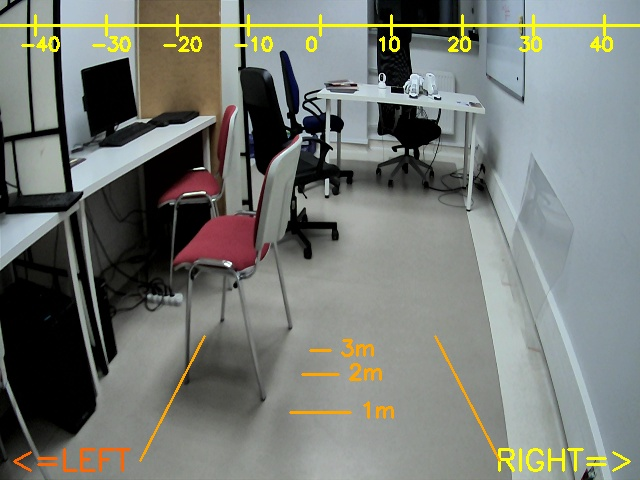
#> input picture chapter9/gemini-xlerobot-navigation/validation/reference_inputs/xlerobot_llm_guide_frame.jpg, 640 x 480 px
$ python plan_saved_frame.py --image validation/reference_inputs/xlerobot_llm_guide_frame.jpg --output out.png --annotated-image validation/reference_inputs/xlerobot_llm_guide_frame.jpg
#> lines starting #> are read from the running program, lines starting #| are printed output that depends on the picture
#!/usr/bin/env python3
"""Call Gemini Robotics-ER on one saved frame without executing robot tools."""

from __future__ import annotations

import argparse
import hashlib
import importlib.metadata
import json
import math
import os
import shutil
import traceback
import time
from datetime import datetime, timezone
from pathlib import Path

from PIL import Image, ImageDraw

MODEL = "gemini-robotics-er-1.5-preview"
TOOLS = ("move_forward", "turn_left", "turn_right")


def sha256(path: Path) -> str:
    digest = hashlib.sha256()
    with path.open("rb") as handle:
        for chunk in iter(lambda: handle.read(1024 * 1024), b""):
            digest.update(chunk)
    return digest.hexdigest()


def annotate_frame(source: Path, target: Path, fov_degrees: float) -> None:
#> called with fov_degrees = 90
    image = Image.open(source).convert("RGB")
#> image is the input picture: PIL image 640x480 RGB; mean R, G, B 118.4, 122.1, 116.1
    draw = ImageDraw.Draw(image, "RGBA")
    width, height = image.size
#> width = 640; height = 480
    horizon = int(height * 0.78)
#> horizon = 374
    center_x = width / 2
#> center_x = 320
    for angle in range(-int(fov_degrees // 2), int(fov_degrees // 2) + 1, 10):
        x = center_x + (angle / fov_degrees) * width
        draw.line([(center_x, horizon), (x, 0)], fill=(255, 230, 0, 150), width=max(1, width // 500))
        draw.text((max(0, min(width - 36, x - 12)), 4), f"{angle:+d}°", fill=(255, 230, 0, 255))
    draw.line([(center_x, 0), (center_x, height)], fill=(255, 60, 60, 190), width=max(1, width // 350))
    target.parent.mkdir(parents=True, exist_ok=True)
    image.save(target, format="PNG")
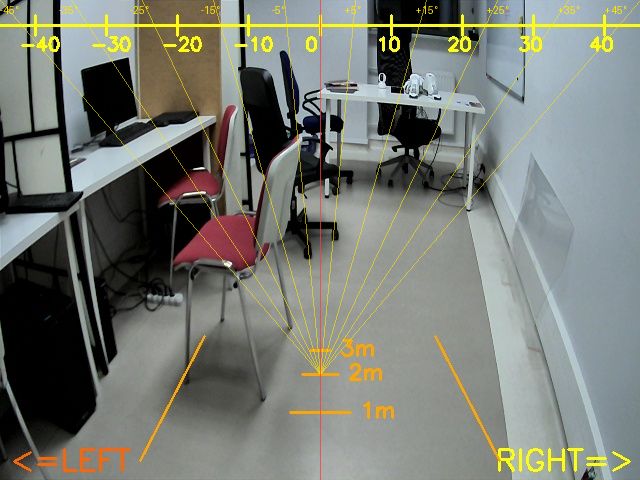
#> saved as xlerobot_llm_guide_frame.jpg: PIL image 640x480 RGB; mean R, G, B 119.7, 122.9, 115.1


def main() -> int:
    parser = argparse.ArgumentParser(description=__doc__)
    parser.add_argument("--image", type=Path, required=True, help="saved RGB frame; no camera is opened")
    parser.add_argument("--output", type=Path, required=True)
    parser.add_argument("--annotated-image", type=Path, required=True)
    parser.add_argument("--fov-degrees", type=float, default=90.0)
    parser.add_argument("--task", default="find the kitchen and go there")
    parser.add_argument("--input-source-url")
    parser.add_argument("--input-source-commit")
    parser.add_argument("--already-annotated", action="store_true", help="preserve an upstream frame that already contains an angular scale")
    args = parser.parse_args()
    if not args.image.is_file():
        parser.error(f"image does not exist: {args.image}")
    if not 0 < args.fov_degrees <= 180 or not math.isfinite(args.fov_degrees):
        parser.error("--fov-degrees must be in (0, 180]")

    if args.already_annotated:
        args.annotated_image.parent.mkdir(parents=True, exist_ok=True)
        shutil.copyfile(args.image, args.annotated_image)
        annotation_mode = "upstream_existing"
    else:
        annotate_frame(args.image, args.annotated_image, args.fov_degrees)
        annotation_mode = "companion_overlay"
    base = {
        "schema_version": "1.0",
        "experiment_id": "9-9",
        "kind": "non_actuating_saved_frame_plan",
        "acceptance_scope": "reference_input_api_validation_only_not_navigation_evidence",
        "model": MODEL,
        "task": args.task,
        "tools_declared_but_not_executed": list(TOOLS),
        "input_image": {"path": str(args.image), "sha256": sha256(args.image)},
        "annotated_image": {"path": str(args.annotated_image), "sha256": sha256(args.annotated_image), "fov_degrees": args.fov_degrees, "annotation_mode": annotation_mode},
        "input_provenance": {"source_url": args.input_source_url, "source_commit": args.input_source_commit},
        "actuation_attempted": False,
    }
    key_alias = "GEMINI_API_KEY" if os.environ.get("GEMINI_API_KEY") else "GOOGLE_API_KEY" if os.environ.get("GOOGLE_API_KEY") else None
    if not key_alias:
        base.update({"status": "blocked", "blocker": "Neither GEMINI_API_KEY nor GOOGLE_API_KEY is set", "api_call_attempted": False})
        args.output.parent.mkdir(parents=True, exist_ok=True)
        args.output.write_text(json.dumps(base, indent=2) + "\n", encoding="utf-8")
        print(f"BLOCKED: wrote {args.output} sha256={sha256(args.output)}")
        return 2

    from google import genai
    from google.genai import types

    declarations = [
        types.FunctionDeclaration(
            name=name,
            description={
                "move_forward": "Move the robot forward by one safe navigation increment.",
                "turn_left": "Turn the robot left by one safe navigation increment.",
                "turn_right": "Turn the robot right by one safe navigation increment.",
            }[name],
            parameters_json_schema={"type": "object", "properties": {}, "additionalProperties": False},
        )
        for name in TOOLS
    ]
    prompt = (
        f"Task: {args.task}. Inspect this angularly annotated robot-camera frame. "
        "Choose exactly one declared navigation tool and explain the visible cue. "
        "Do not claim that any physical action has occurred."
    )
    sdk_version = importlib.metadata.version("google-genai")
    client = genai.Client(api_key=os.environ[key_alias])
    image_bytes = args.annotated_image.read_bytes()
    started_at = datetime.now(timezone.utc).isoformat()
    start = time.perf_counter()
    model_lookup = None
    try:
        model_info = client.models.get(model=MODEL)
        model_lookup = model_info.model_dump(mode="json") if hasattr(model_info, "model_dump") else {"name": getattr(model_info, "name", None)}
        response = client.models.generate_content(
            model=MODEL,
            contents=[types.Part.from_bytes(data=image_bytes, mime_type="image/png"), prompt],
            config=types.GenerateContentConfig(tools=[types.Tool(function_declarations=declarations)], temperature=0),
        )
    except Exception as exc:
        elapsed_ms = (time.perf_counter() - start) * 1000
        base.update({
            "status": "blocked",
            "api_call_attempted": True,
            "api_key_alias_used": key_alias,
            "started_at": started_at,
            "ended_at": datetime.now(timezone.utc).isoformat(),
            "latency_ms": round(elapsed_ms, 3),
            "google_genai_version": sdk_version,
            "model_lookup": model_lookup,
            "provider_error": {"type": type(exc).__name__, "message": str(exc), "traceback": traceback.format_exc()},
            "token_usage": None,
            "estimated_cost_usd": None,
            "cost_note": "No successful response; no provider-reported token usage was available.",
        })
        args.output.parent.mkdir(parents=True, exist_ok=True)
        args.output.write_text(json.dumps(base, indent=2) + "\n", encoding="utf-8")
        print(f"BLOCKED: exact model call failed; wrote {args.output} sha256={sha256(args.output)}")
        return 2

    elapsed_ms = (time.perf_counter() - start) * 1000
    raw = response.model_dump(mode="json") if hasattr(response, "model_dump") else {"text": getattr(response, "text", None)}
    usage = getattr(response, "usage_metadata", None)
    usage_json = usage.model_dump(mode="json") if hasattr(usage, "model_dump") else None
    base.update({
        "status": "complete",
        "api_call_attempted": True,
        "api_key_alias_used": key_alias,
        "started_at": started_at,
        "ended_at": datetime.now(timezone.utc).isoformat(),
        "latency_ms": round(elapsed_ms, 3),
        "google_genai_version": sdk_version,
        "model_lookup": model_lookup,
        "provider_model_version": getattr(response, "model_version", None),
        "token_usage": usage_json,
        "estimated_cost_usd": None,
        "cost_note": "Token usage is provider-reported above; no authoritative Robotics-ER price was encoded, so cost is not estimated.",
        "raw_response": raw,
    })
    args.output.parent.mkdir(parents=True, exist_ok=True)
    args.output.write_text(json.dumps(base, indent=2) + "\n", encoding="utf-8")
    print(f"wrote {args.output} sha256={sha256(args.output)}; no tool was executed")
    return 0


if __name__ == "__main__":
#> (the run stopped early here; a loop or call above may not have finished)
